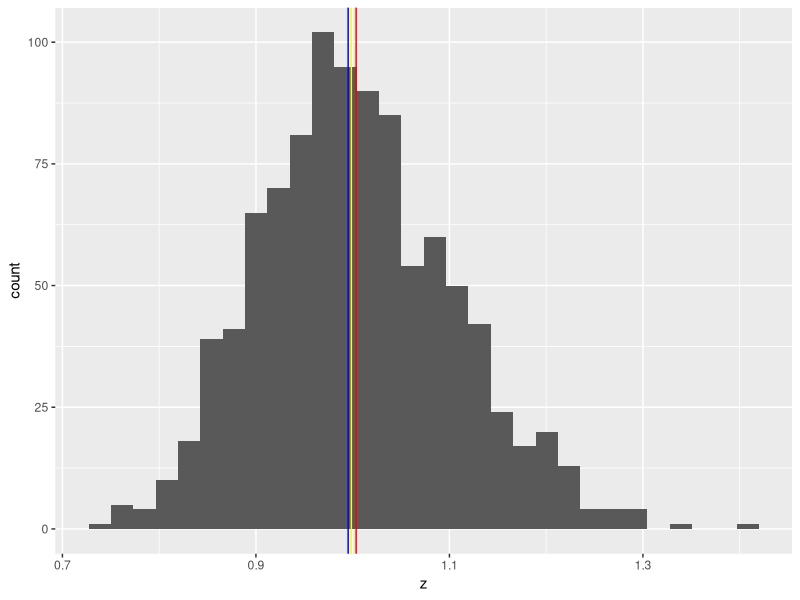
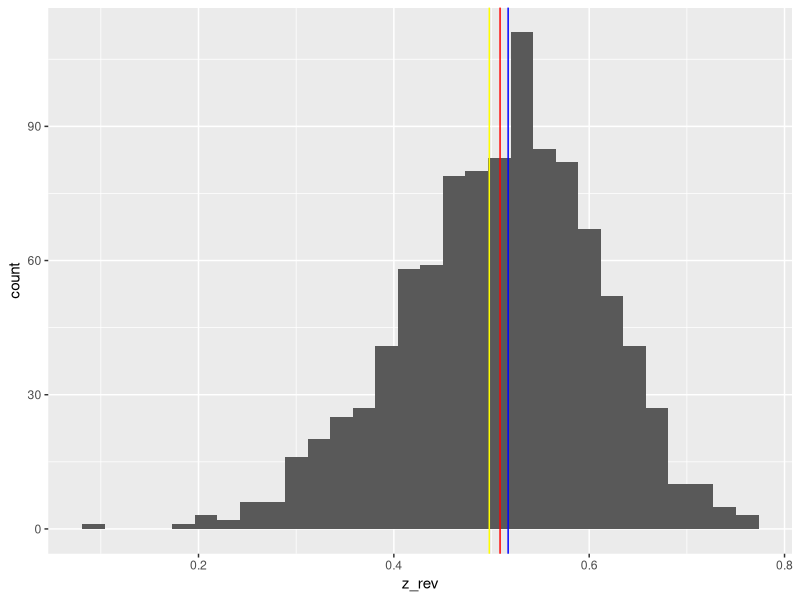
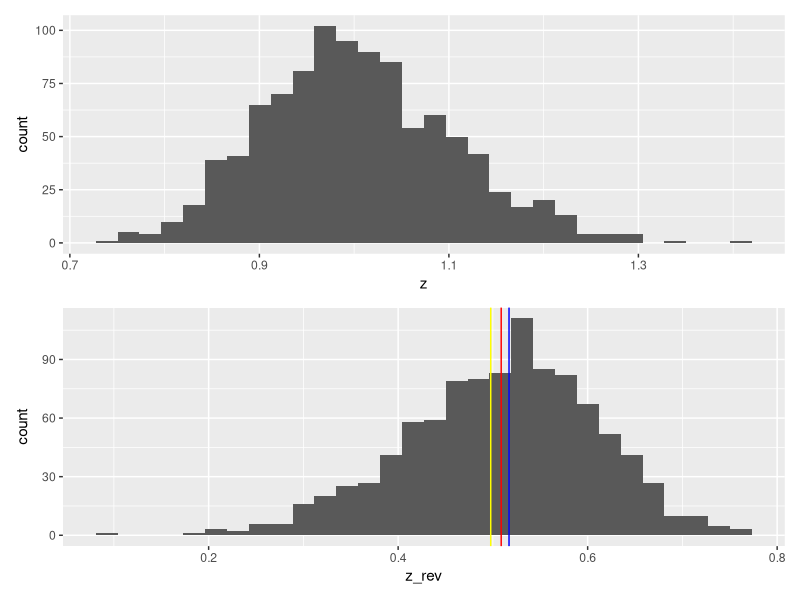

These charts were generated, in order, by the following R code:
library(tidyverse)

# Comparing central tendency measures -------------------------------------


#Create a new vector z with length 1000
#as exp(rnorm(n = 1000, mean = 0, sd = 0.1)),
#and calculate the arithmetic mean, geometric mean, and median.

z <- exp(rnorm(n=1000, mean = 0, sd = 0.1))
#mean
mu_z <- mean(z)
#median
median_z <- median(z)
#geometric mean
gmu_z <- prod(z)^(1/length(z))

#Draw a histogram of z using functions tibble(),
#ggplot(), and geom_histogram().
z_hist <- z %>% 
  tibble() %>% 
  ggplot(aes(x=z)) +
  geom_histogram()

#Draw vertical lines of arithmetic mean, geometric mean,
#and median on the histogram with different colors using a function geom_vline() .

z %>% 
  tibble() %>% 
  ggplot(aes(x=z)) +
  geom_histogram() +
  geom_vline(xintercept=mu_z, colour = "red") +
  geom_vline(xintercept=median_z, colour = "blue") +
  geom_vline(xintercept=gmu_z, colour = "yellow")

#Create a new vector z_rev as -z + max(z) + 0.1, and repeat step 1 – 4.

z_rev <- -z + max(z) + 0.1
mu_z_rev <- mean(z_rev)
median_z_rev <- median(z_rev)             
gmu_z_rev <- prod(z_rev)^(1/length(z_rev))
z_rev_hist <- z_rev %>% 
  tibble() %>% 
  ggplot(aes(x=z_rev)) +
  geom_histogram() +
  geom_vline(xintercept=mu_z_rev, colour = "red") +
  geom_vline(xintercept=median_z_rev, colour = "blue") +
  geom_vline(xintercept=gmu_z_rev, colour = "yellow")
z_rev_hist

# install.packages("patchwork")
library(patchwork)
z_hist/z_rev_hist



# Comparing variation measures --------------------------------------------

#fish weights in grams
w <- rnorm(100, mean = 10, sd = 1)
head(w)
# show first 10 elements in w

#Convert the unit of w to “milligram” and create a new vector m.
m <- w*1000

#Calculate SD and MAD for w and m.
var_w <- (sum((w-mean(w))^2))/length(w)
sd_w <- sqrt(var_w)
var_m <- (sum((m-mean(m))^2))/length(m)
sd_m <- sqrt(var_m)

(MAD_w <- median(abs(w-median(w))))
(MAD_m <- median(abs(m-median(m))))

#Calculate CV and MAD/Median for w and m.
(CV_w <- sd_w/mean(w))
(CV_m <- sd_m/mean(m))

(MADmed_w <- MAD_w/median(w))
(MADmed_m <- MAD_m/median(m))



